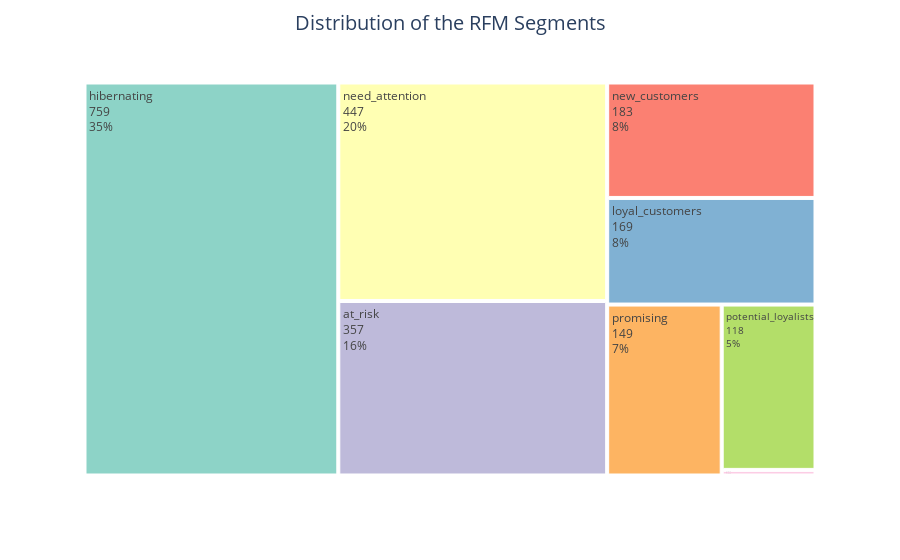

Notebook source saved alongside this figure:
### Code cell
import plotly.express as px

# Assuming 'merged_df' is your DataFrame
grouped = df.groupby(['Clusters', 'Segment']).size().reset_index(name='Count')
pivot_table = grouped.pivot(index='Clusters', columns='Segment', values='Count').fillna(0)
x = df['Segment'].value_counts()

# Create a treemap
fig = px.treemap(x, path=[x.index],
                 values=x, 
                 color=x.index,
                 color_discrete_map={x.index[i]: palette[i % len(palette)] for i in range(len(x.index))},
                 branchvalues='total')  # Set 'total' for sizing based on the count

fig.update_layout(title_text='Distribution of the RFM Segments', title_x=0.5, title_font=dict(size=20))
fig.update_traces(textinfo="label+value+percent root")

fig.show()

### Figure 1 — Plotly figure (JSON) as saved in the notebook; plotly's stock layout.template omitted (floating-point values rounded to 4 significant figures)
{"data": [{"branchvalues": "total", "customdata": [["hibernating"], ["promising"], ["at_risk"], ["need_attention"], ["cant_loose"], ["loyal_customers"], ["potential_loyalists"], ["new_customers"]], "domain": {"x": [0, 1], "y": [0, 1]}, "hovertemplate": "labels=%{label}<br>value=%{value}<br>parent=%{parent}<br>id=%{id}<br>Segment=%{customdata[0]}<extra></extra>", "ids": ["hibernating", "promising", "at_risk", "need_attention", "cant_loose", "loyal_customers", "potential_loyalists", "new_customers"], "labels": ["hibernating", "promising", "at_risk", "need_attention", "cant_loose", "loyal_customers", "potential_loyalists", "new_customers"], "marker": {"colors": ["rgb(141,211,199)", "rgb(253,180,98)", "rgb(190,186,218)", "rgb(255,255,179)", "rgb(252,205,229)", "rgb(128,177,211)", "rgb(179,222,105)", "rgb(251,128,114)"]}, "name": "", "parents": ["", "", "", "", "", "", "", ""], "textinfo": "label+value+percent root", "type": "treemap", "values": [759, 149, 357, 447, 4, 169, 118, 183]}], "layout": {"legend": {"tracegroupgap": 0}, "margin": {"t": 60}, "title": {"font": {"size": 20}, "text": "Distribution of the RFM Segments", "x": 0.5}}}
